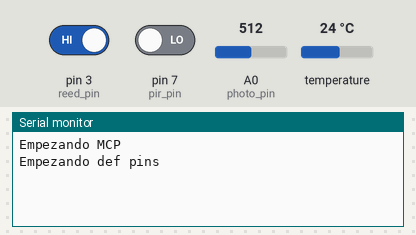
A sketch run on a simulated Arduino Uno, built with avr-gcc and run on an emulated ATmega328P. Shown: the last lines printed to the serial monitor. The inputs (shaded band) are chosen by the test bench; at power-on: pin 3 (reed_pin) HIGH, pin 7 (pir_pin) LOW, temperature 24 °C, A0 (photo_pin) = 512.

Above: at 1.2 s.
1.3 s: pin 3 (reed_pin) driven LOW
At 2.6 s:
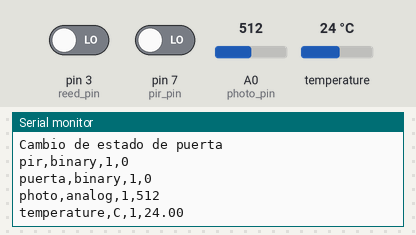
2.8 s: pin 7 (pir_pin) driven HIGH
At 3.34 s:
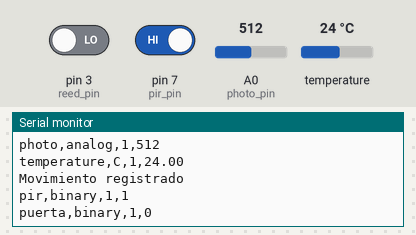
7.5 s: temperature set to 12 °C
At 8.5 s:
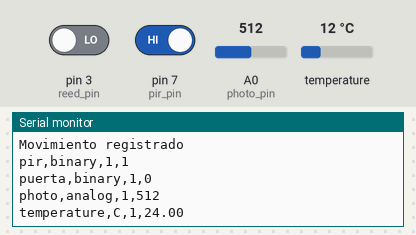
9.0 s: A0 (photo_pin) set to 716
At 10.3 s:
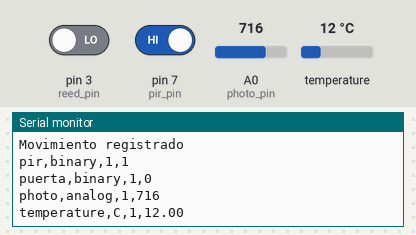
10.5 s: temperature set to 19 °C
12.0 s: A0 (photo_pin) set to 900
At 13.2 s:
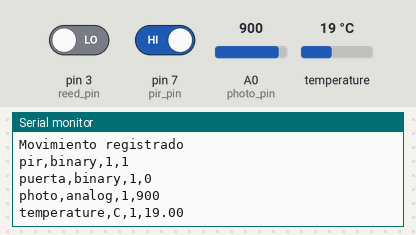
Timing chart, 0 to 14.5 s (numbered marks = the images above; inputs shaded):
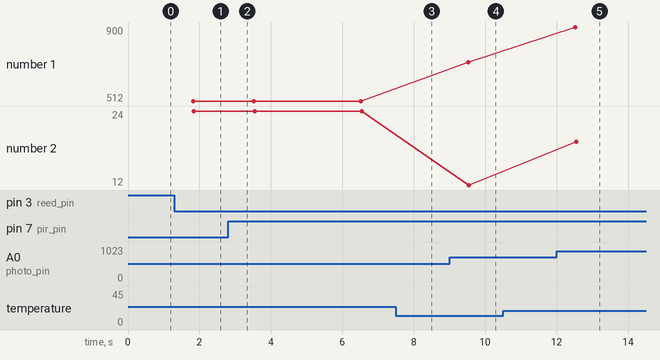

Measured:
- after the input at 1.3 s, the serial monitor: prints a new line at once (image 1)
- after the input at 2.8 s, the serial monitor: prints a new line after 0.20 s (image 2)
- after the input at 9.0 s, the serial monitor: prints a new line after 0.52 s (image 4)
- after the input at 12.0 s, the serial monitor: prints a new line after 0.52 s (image 5)
- plotted number 1: 512 → 716 after the input at 9.0 s, 716 → 900 after the input at 12.0 s

The sketch:

caja_9_estudiot.ino
```cpp
//caja_9_estudiot.ino
#include "Adafruit_MCP9808.h"
#include "Wire.h"


Adafruit_MCP9808 tempsensor = Adafruit_MCP9808();
int pir_pin = 7;
int photo_pin = 0;
int reed_pin = 3;


long tiempo_ultima;
long tiempo_pir;

int pir_read;
int door;
int door_anterior;

void setup()
{
  Serial.begin(9600);
  Serial.println("Empezando MCP");
  if (!tempsensor.begin()) {
     Serial.println("Couldn't find MCP9808!");
    while (1);
  }
  Serial.println("Empezando def pins");
  pinMode(pir_pin, INPUT);
  pinMode(reed_pin, INPUT);

  tiempo_ultima = millis();
  tiempo_pir = millis();
  door = digitalRead(reed_pin);
  door_anterior = digitalRead(reed_pin);
}

void loop() {

  long tiempo_actual = millis();
  int pir_read = digitalRead(pir_pin);
  int door  = digitalRead(reed_pin);
  if(pir_read == 1){
        if(tiempo_actual >= tiempo_pir + 3000){
          Serial.println("Movimiento registrado");
          tiempo_pir = millis();
          tiempo_ultima = millis();
          registro_enviar();
  		}

  }
  if(door_anterior!=door){
      Serial.println("Cambio de estado de puerta");
  		door_anterior = door;
  		tiempo_ultima = millis();
      registro_enviar();
  	}


  if(tiempo_actual >= tiempo_ultima + 20000){
    registro_enviar();
    tiempo_ultima = millis();
  }
}

void registro_enviar(){
  int photoread = analogRead(photo_pin);
  float ctemp = tempsensor.readTempC();
  int door  = digitalRead(reed_pin);
  int pir_read = digitalRead(pir_pin);
  Serial.print("pir,binary,1,");
  Serial.println(pir_read);
  Serial.print("puerta,binary,1,");
  Serial.println(door);

  delay(500);
  //if(bloque_enviar==1){

  //} else {
    Serial.print("photo,analog,1,");
    Serial.println(photoread);

    Serial.print("temperature,C,1,");
    Serial.println(ctemp);
  //}


}
```
